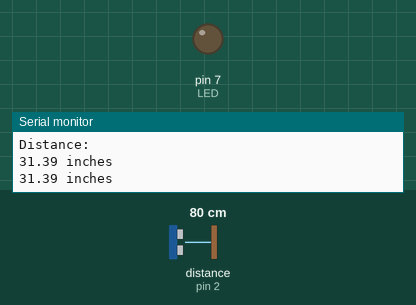
This sketch was run on a simulated Arduino Uno, built with avr-gcc and run on an emulated ATmega328P. Shown: output pins drawn as LEDs (lit = HIGH), the last lines printed to the serial monitor. Wiring (inferred from the names in the program): ultrasonic range finder: trigger pin 3; echo pin 2. The inputs (shaded band) are chosen by the test bench; at power-on: distance to the obstacle (sensor on pin 2) 80 cm. The echo pulse lasts 58.3 µs per cm; pins used as bus, display or sensor lines are not drawn.

Above: at 7.27 s.
7.3 s: distance to the obstacle (sensor on pin 2) set to 52 cm
11.1 s: distance to the obstacle (sensor on pin 2) set to 43 cm
At 12.4 s:
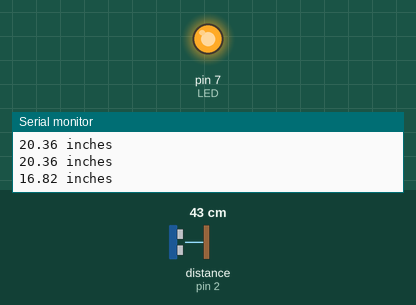
13.5 s: distance to the obstacle (sensor on pin 2) set to 25 cm
15.6 s: distance to the obstacle (sensor on pin 2) set to 21 cm
At 16.6 s:
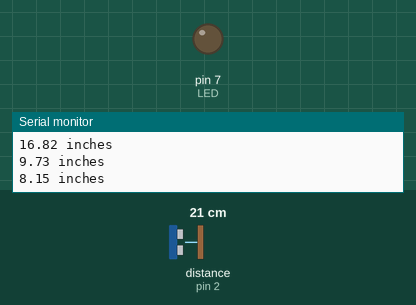
17.2 s: distance to the obstacle (sensor on pin 2) set to 35 cm
At 18.6 s:
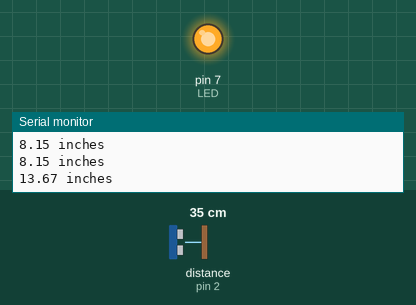
Timing chart, 0 to 20.2 s (numbered marks = the images above; inputs shaded):
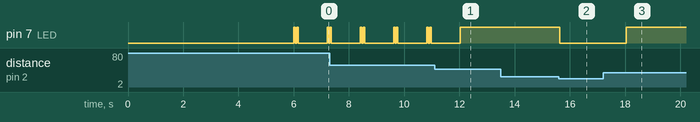

The sketch:

Lab_1_Part_1.ino
```cpp
/*==========================================================================
// Author : Tony Yang, Nathan Duncan, Dainel Poon
// Project : HC-SR04 Ultrasonic Sensor with Arduino Uno for MREN 318
// Description : HC-SR04 Distance Measure with Arduino and display
// on Serial Monitor.
// LiquidCrystal Library - Special Chars
// Source-Code : HC-SR04.ino
// Adapted from : Handson Technology
//==========================================================================
*/
int trig=3;
int echo=2;
int LED=7;
int duration;
float distance;
float meter;
void setup()
{
 Serial.begin(9600);
 pinMode(trig, OUTPUT);
 digitalWrite(trig, LOW);
 delayMicroseconds(2);
 pinMode(echo, INPUT);
 pinMode(LED, OUTPUT);
 delay(6000);
 Serial.println("Distance:");
}
void loop()
{
 digitalWrite(trig, HIGH);
 delayMicroseconds(10);
 digitalWrite(trig, LOW);
 duration = pulseIn(echo, HIGH);
 distance = duration / 148.0;
 if (distance <= 9){
  Serial.print(distance);
  Serial.println(" inches");
  digitalWrite(LED,LOW);
  delay(200);
 }
 else if (distance < 19){
  Serial.print(distance);
  Serial.println(" inches");
  digitalWrite(LED,HIGH);
  delay(200);
 }
 else{
  Serial.print(distance);
  Serial.println(" inches");
  digitalWrite(LED, HIGH);
  delay(50);
  digitalWrite(LED, LOW);
  delay(50);
  digitalWrite(LED, HIGH);
  delay(50);
  digitalWrite(LED, LOW);
  delay(50);
 }

 delay(1000);
}
```

Measured:
- the behaviour switches between 49 and 48 cm on distance to the obstacle (sensor on pin 2) (found by bisection; images 0 and 1)
- the behaviour switches between 24 and 23 cm on distance to the obstacle (sensor on pin 2) (found by bisection; images 1 and 2)
- after the input at 11.1 s, pin 7 (LED): goes on until 12.0 s, then stays HIGH
- after the input at 15.6 s, pin 7 (LED): HIGH → LOW at once
- after the input at 17.2 s, pin 7 (LED): LOW → HIGH after 0.84 s
- by itself, pin 7 (LED): repeats every 1.2 s: LOW 1.1 s, HIGH 0.05 s, LOW 0.05 s, HIGH 0.05 s
